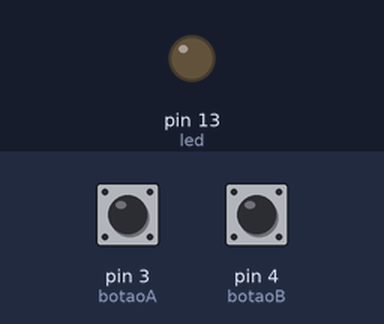
The sketch below on a simulated Arduino Uno, built with avr-gcc and run on an emulated ATmega328P. Parts: output pins drawn as LEDs (lit = HIGH). The test bench sets the inputs (shaded band); at power-on: pin 3 (botaoA) HIGH, pin 4 (botaoB) HIGH.

Above: at 1.2 s.
1.3 s: pin 3 (botaoA) pulled LOW for 0.15 s
At 2.6 s:
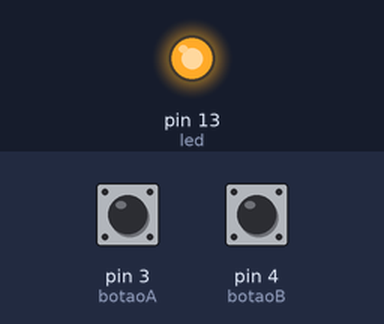
4.4 s: pin 4 (botaoB) pulled LOW for 0.15 s
At 4.9 s:
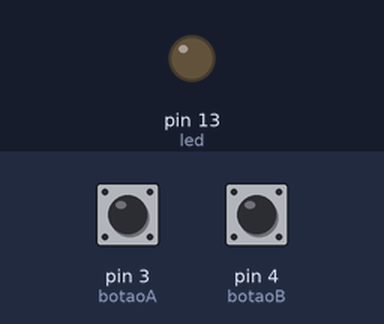
6.0 s: pin 3 (botaoA) pulled LOW for 1 s
At 7.3 s:
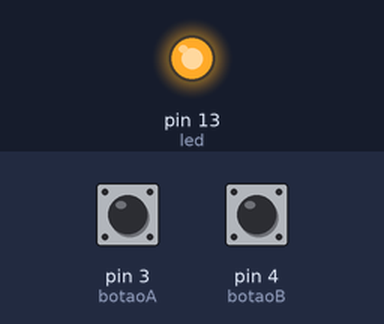
10.0 s: pin 3 (botaoA) driven LOW and pin 4 (botaoB) driven LOW
At 10.7 s:
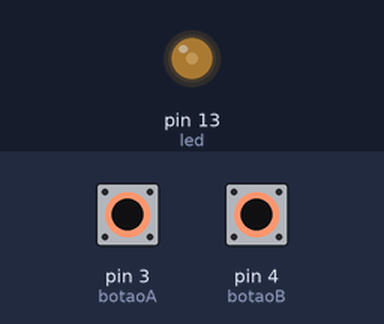
11.5 s: pin 4 (botaoB) driven HIGH
At 12.5 s:
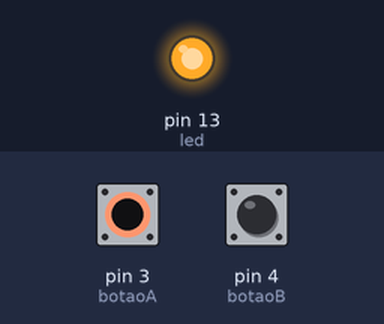
Timing chart, 0 to 14.0 s (numbered marks = the images above; inputs shaded):
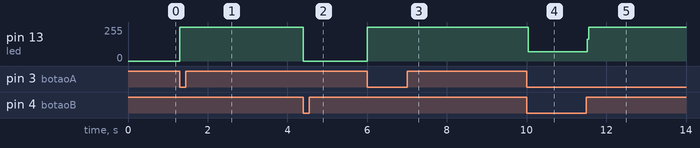

Measured:
- after the input at 1.3 s, pin 13 (led): 0/255 → 255/255 at once
- after the input at 4.4 s, pin 13 (led): 255/255 → 0/255 at once
- after the input at 6.0 s, pin 13 (led): 0/255 → 255/255 at once
- after the input at 10.0 s, pin 13 (led): 255/255 → 71/255 at once
- after the input at 11.5 s, pin 13 (led): 71/255 → 255/255 at once

The sketch:

Atividade_8.ino
```cpp
int led = 13;
int botaoA = 3;
int botaoB = 4;
bool estadoled = false;
int tempoinicial = 0;
int intervalo = 5000;
void setup()
{
  pinMode(led, OUTPUT);
  pinMode(botaoA, INPUT_PULLUP);
 pinMode(botaoB, INPUT_PULLUP);

}

void loop()
{
 unsigned long tempoatual = millis();
  int estadoatualA = digitalRead(botaoA);
  int estadoatualB = digitalRead(botaoB);


  if(estadoatualA == LOW && !estadoled){
    digitalWrite(led, HIGH);
    tempoinicial = tempoatual;
	estadoled = true;
    estadoled = led;
  }

  if(estadoled && (tempoatual - tempoinicial >= intervalo)){
    digitalWrite(led, LOW);
    estadoled = false;
  }

 if(estadoled && estadoatualB == LOW){
  digitalWrite(led, LOW);
   estadoled = false;

 }
}
```
